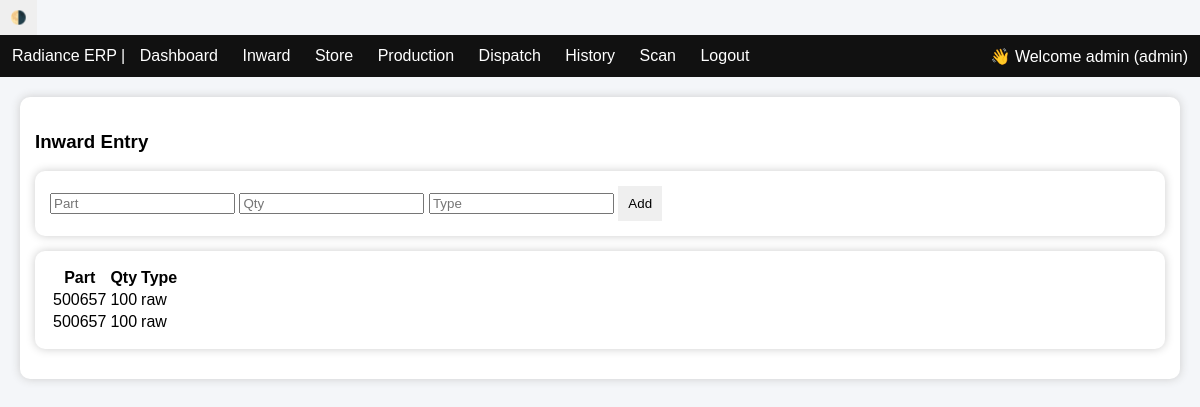
Page /inward (signed in) on the committed database.
### tables this page shows
CREATE TABLE inward (
    id INTEGER PRIMARY KEY AUTOINCREMENT,
    part TEXT,
    qty INTEGER,
    type TEXT,
    status TEXT DEFAULT 'pending'
);

### app.py (the view, shortened to what this page needs)
@app.route('/inward', methods=['GET','POST'])
def inward():
    if session.get('role') not in ['admin','inward']:
        return "Access Denied"
    part = request.args.get('part','')
    conn = get_db()
    cur = conn.cursor()
    cur.execute("SELECT * FROM inward")
    data = cur.fetchall()
    conn.close()
    return render_template("inward.html", data=data, part=part)

### app.py (called while the page is built)
def get_db():
    conn = sqlite3.connect("erp.db", check_same_thread=False)
    conn.row_factory = sqlite3.Row
    return conn

### templates/inward.html
{% extends 'base.html' %}
{% block content %}
<h3>Inward Entry</h3>
<div class="card">
<form method="post">
<input name="part" placeholder="Part" value="{{ part }}">
<input name="qty" placeholder="Qty">
<input name="type" placeholder="Type">
<button>Add</button>
</form>
</div>
<div class="card">
<table>
<tr><th>Part</th><th>Qty</th><th>Type</th></tr>
{% for i in data %}
<tr>
<td>{{ i['part'] }}</td>
<td>{{ i['qty'] }}</td>
<td>{{ i['type'] }}</td>
</tr>
{% endfor %}
</table>
</div>
{% endblock %}

### templates/base.html (shortened to what this page needs)
<!DOCTYPE html>
<html>
<head>
<button onclick="toggleTheme()">🌗</button>
</head>
<body>
<div class="nav">
Radiance ERP |
<a href="/dashboard">Dashboard</a>
<a href="/inward">Inward</a>
<a href="/store">Store</a>
<a href="/production">Production</a>
<a href="/dispatch">Dispatch</a>
<a href="/history">History</a>
<a href="/scan">Scan</a>
<a href="/logout">Logout</a>
<span style="float:right;">
👋 Welcome {{ session['user'] }} ({{ session['role'] }})
</span>
</div>
<div class="container">
<div class="card">
{% block content %}{% endblock %}
</div>
</div>
</body>
</html>

### templates/base.html (style rules this page uses)
body { font-family: Arial; margin: 0; transition: 0.3s; }
body.light { background: #f4f6f9; color: black; }
.nav { background: #111; color: white; padding: 12px; }
.nav a { color: white; margin: 10px; text-decoration: none; }
.container { padding: 20px; }
.card { padding: 15px; border-radius: 10px; margin-bottom: 15px; }
body.light .card { background: white; box-shadow: 0 0 10px #ccc; }
button { padding: 10px; border: none; cursor: pointer; }

### rows in the picture
inward: part "500657", qty "100", type "raw"
inward: part "500657", qty "100", type "raw"

### other values in the picture
{{ session['user'] }} "admin"
{{ session['role'] }} "admin"
